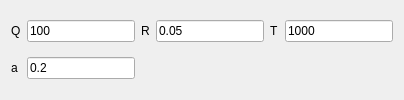
                   <widget class="QWidget" name="ConMpc_2">
                    <attribute name="title">
                     <string>MPC</string>
                    </attribute>
                    <layout class="QGridLayout" name="gridLayout_20">
                     <item row="0" column="1">
                      <widget class="QLineEdit" name="ql_MpcQ_Data_2">
                       <property name="text">
                        <string>100</string>
                       </property>
                      </widget>
                     </item>
                     <item row="0" column="3">
                      <widget class="QLineEdit" name="ql_MpcR_Data_2">
                       <property name="text">
                        <string>0.05</string>
                       </property>
                      </widget>
                     </item>
                     <item row="0" column="0">
                      <widget class="QLabel" name="ql_MpcQ_2">
                       <property name="text">
                        <string>Q</string>
                       </property>
                      </widget>
                     </item>
                     <item row="1" column="0">
                      <widget class="QLabel" name="ql_Mpca_2">
                       <property name="text">
                        <string>a</string>
                       </property>
                      </widget>
                     </item>
                     <item row="0" column="2">
                      <widget class="QLabel" name="ql_MpcR_2">
                       <property name="text">
                        <string>R</string>
                       </property>
                      </widget>
                     </item>
                     <item row="0" column="4">
                      <widget class="QLabel" name="ql_MpcT_2">
                       <property name="text">
                        <string>T</string>
                       </property>
                      </widget>
                     </item>
                     <item row="0" column="5">
                      <widget class="QLineEdit" name="ql_MpcT_Data_2">
                       <property name="text">
                        <string>1000</string>
                       </property>
                      </widget>
                     </item>
                     <item row="1" column="1">
                      <widget class="QLineEdit" name="ql_Mpca_Data_2">
                       <property name="text">
                        <string>0.2</string>
                       </property>
                      </widget>
                     </item>
                    </layout>
                   </widget>
